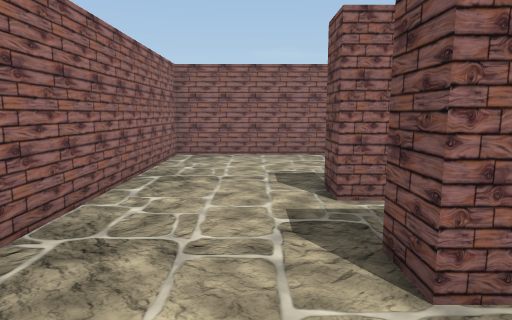
View 1 (above)

18 first-person views from a walk through a scene from a Unity 3-D project. The camera is 1.4 m above the floor, tilts 8° down and sees 75° across. The floor is counted in squares, 1 m on a side. Each view is taken from the middle of a square. On the plan, view 1 faces up. The plan holds only what a view shows up to about 15 squares ahead; the rest is blank. The place goes on beyond the plan. The player character is not drawn. Some animated figures are not drawn. Door leaves are left out, so doorways stand open.

View 2
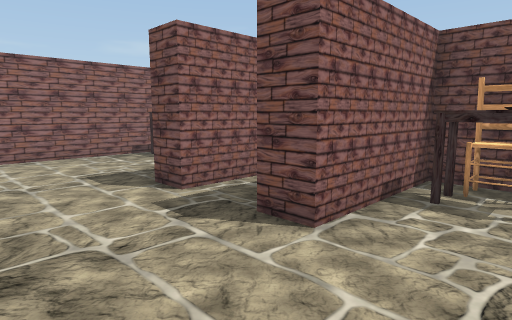

View 3
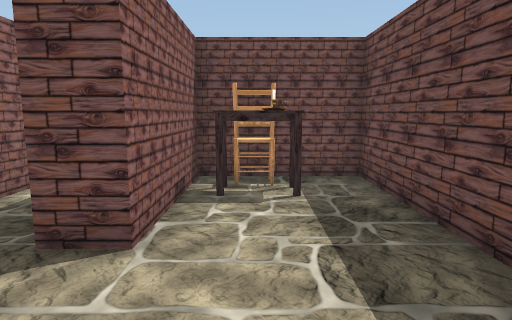

View 4
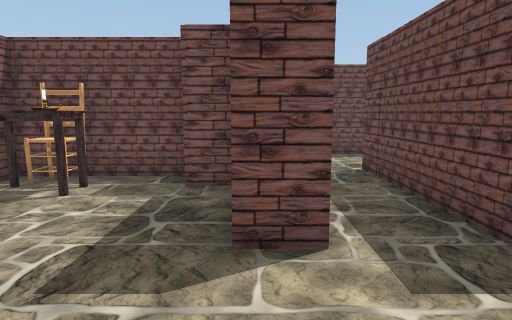

View 5
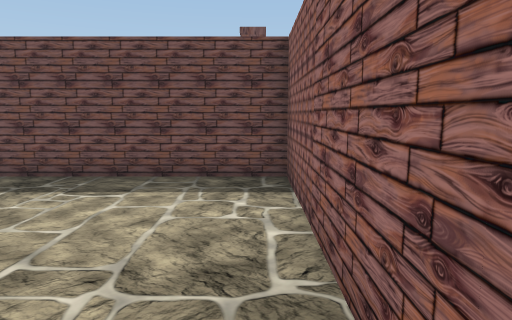

View 6
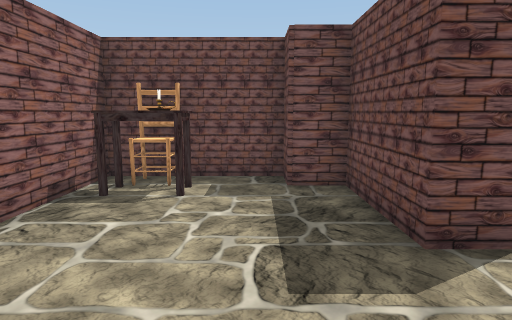

View 7
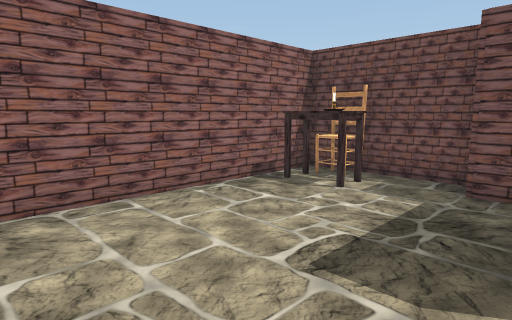

View 8
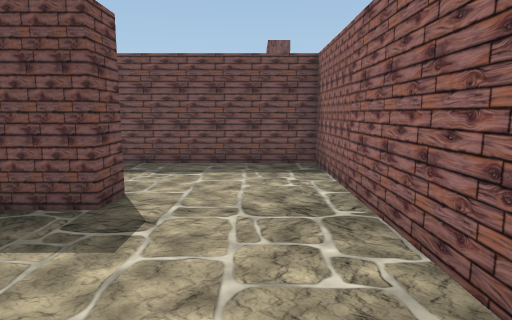

View 9
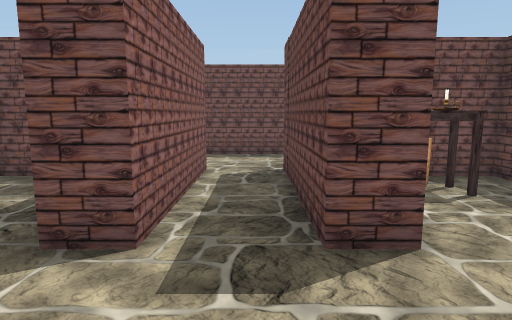

View 10
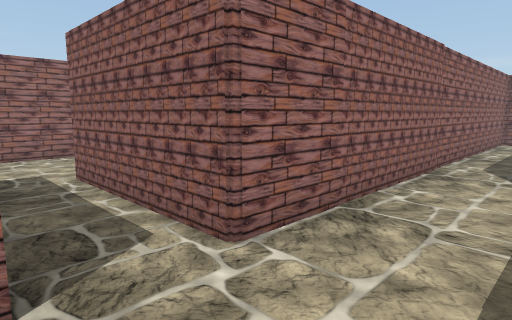

View 11
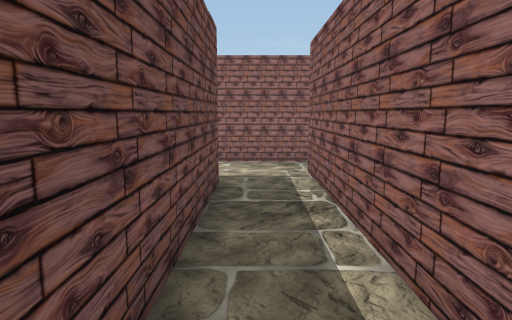

View 12
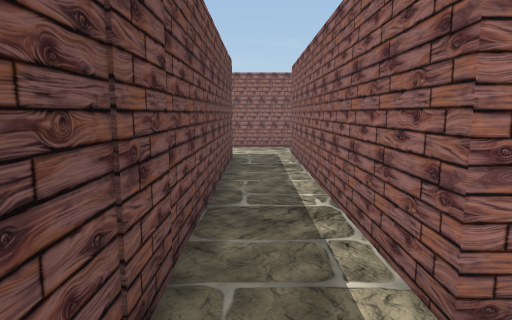

View 13
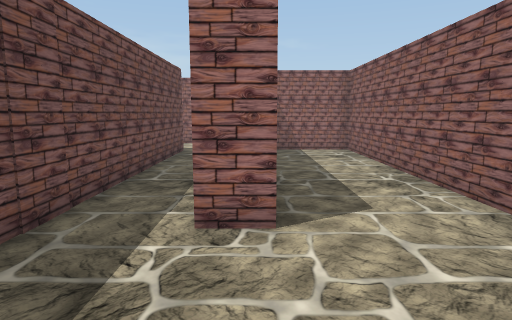

View 14
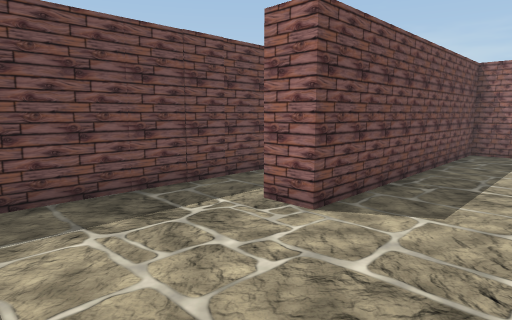

View 15
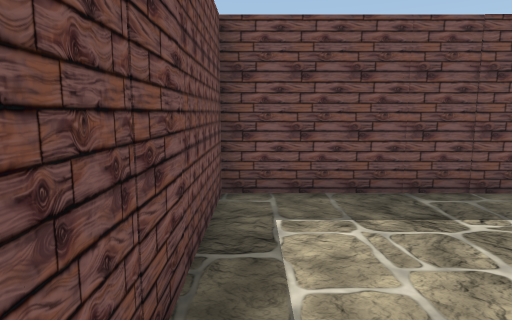

View 16
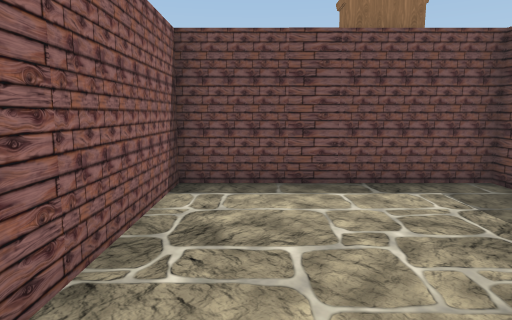

View 17
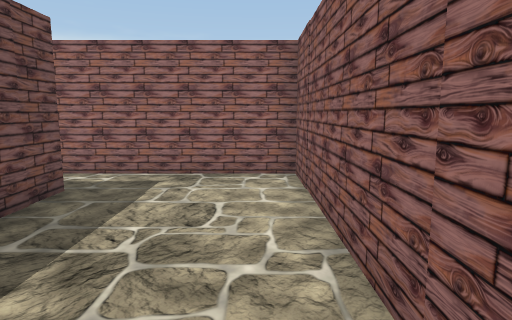

View 18
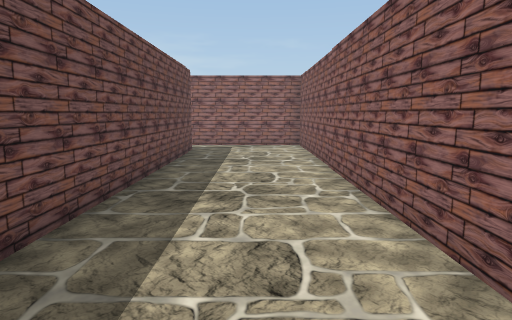

### Floor plan
Ten units are one square. View 1 is at (0, 0); x grows to the right and y downward. Boxes are objects, and circles mark ways between rooms. Rooms are numbered by the first view taken in them; rooms with no view inside come last. Other rooms are left out.
<svg viewBox="-32 -214 263 232">
<path fill="none" stroke="#000" d="M54 -74 54 -112 -27 -112 -27 13 54 13 54 -23 13 -23 13 -33 64 -33M63 -52 13 -52 13 -62 44 -62 44 -74M94 -22 94 -58M94 -92 186 -92M181 -112 80 -112M63 -164 63 -52M186 -92 226 -92 226 -156 91 -156 91 -123 181 -123 181 -112M188 -209 63 -209 63 -164M80 -166 180 -166"/>
<rect x="35" y="-5" width="10" height="10" fill="#bbb"><title>table</title></rect>
<rect x="35" y="-15" width="10" height="10" fill="#bbb"><title>chandelier</title></rect>
<rect x="35" y="-25" width="10" height="10" fill="#bbb"><title>table</title></rect>
<rect x="35" y="-95" width="10" height="10" fill="#bbb"><title>table</title></rect>
<rect x="35" y="-105" width="10" height="10" fill="#bbb"><title>chandelier</title></rect>
<rect x="35" y="-115" width="10" height="10" fill="#bbb"><title>table</title></rect>
<rect x="45" y="-15" width="10" height="10" fill="#bbb"><title>chair</title></rect>
<rect x="45" y="-105" width="10" height="10" fill="#bbb"><title>chair</title></rect>
<circle cx="70" cy="-40" r="3" fill="#2a7"/>
<circle cx="180" cy="-100" r="3" fill="#2a7"/>
<circle cx="70" cy="-160" r="3" fill="#2a7"/>
<text x="10" y="-50">1</text>
<text x="70" y="-10">2</text>
<text x="170" y="-130">3</text>
<text x="150" y="-190">4</text>
</svg>
Room 1 opens to room 2. Room 2 opens to room 3. Room 2 opens to room 4.

Where each view was taken, in squares from view 1:
view 1: 0 up, 0 right, facing up
view 2: 0 up, 2 left, facing up-right
view 3: 1 up, 2 left, facing right
view 4: 6 up, 2 left, facing right
view 5: 6 up, 2 left, facing down
view 6: 8 up, 2 left, facing right
view 7: 6 up, 2 left, facing up-right
view 8: 8 up, 1 left, facing down
view 9: 4 up, 2 left, facing right
view 10: 3 up, 9 right, facing up-left
view 11: 10 up, 16 right, facing left
view 12: 10 up, 20 right, facing left
view 13: 12 up, 22 right, facing left
view 14: 15 up, 22 right, facing down-left
view 15: 15 up, 22 right, facing down
view 16: 14 up, 16 right, facing right
view 17: 20 up, 14 right, facing left
view 18: 19 up, 21 right, facing left
